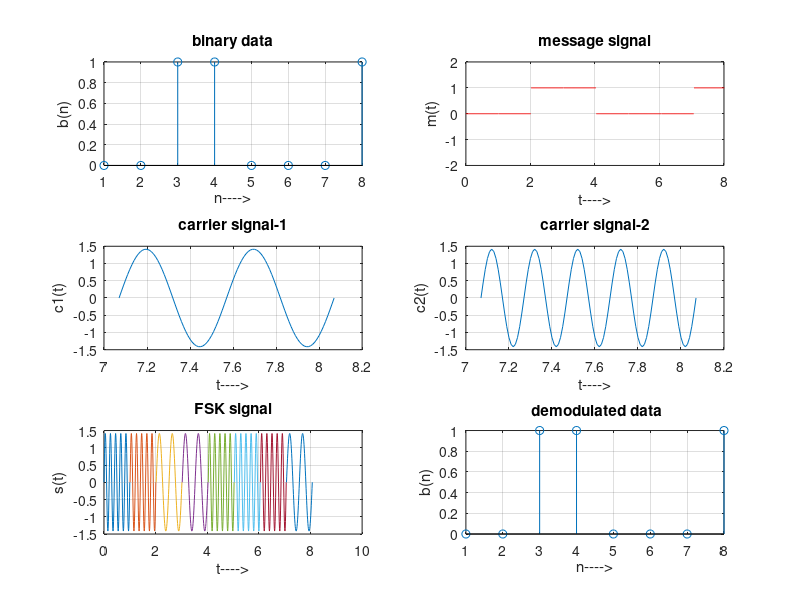

Write MATLAB code to recreate this figure.
% FSK Modulation
clc;
clear all;
close all;
%generate carrier signal
Tb=1;
fc1=2;
fc2=5;
t=0:(Tb/100):Tb;
c1=sqrt(2/Tb)*sin(2*pi*fc1*t);
c2=sqrt(2/Tb)*sin(2*pi*fc2*t);
%generate message signal
N=8;
m=rand(1,N);
t1=0; t2=Tb
for i=1:N
t=[t1:(Tb/100):t2]
if m(i)>0.5
m(i)=1;
m_s=ones(1,length(t));
invm_s=zeros(1,length(t));
else
m(i)=0;
m_s=zeros(1,length(t));
invm_s=ones(1,length(t));
end
message(i,:)=m_s;
%Multiplier
fsk_sig1(i,:)=c1.*m_s;
fsk_sig2(i,:)=c2.*invm_s;
fsk=fsk_sig1+fsk_sig2;
%plotting the message signal and the modulated signal
subplot(3,2,2);
axis([0 N -2 2]);
plot(t,message(i,:),'r');
title('message signal');
xlabel('t---->');
ylabel('m(t)');
grid on; hold on;
subplot(3,2,5);plot(t,fsk(i,:));
title('FSK signal');xlabel('t---->');ylabel('s(t)');
grid on; hold on;
t1=t1+(Tb+.01); t2=t2+(Tb+.01);
end
hold off
%Plotting binary data bits and carrier signal
subplot(3,2,1); stem(m);
title('binary data'); xlabel('n---->'); ylabel('b(n)');
grid on;
subplot(3,2,3); plot(t,c1);
title('carrier signal-1'); xlabel('t---->'); ylabel('c1(t)');
grid on;
subplot(3,2,4); plot(t,c2);
title('carrier signal-2'); xlabel('t---->'); ylabel('c2(t)');
grid on;
% FSK Demodulation
t1=0; t2=Tb
for i=1:N
t=[t1:(Tb/100):t2]
% correlator
x1=sum(c1.*fsk_sig1(i,:));
x2=sum(c2.*fsk_sig2(i,:));
x=x1-x2;
%decision device
if x>0
demod(i)=1;
else
demod(i)=0;
end
t1=t1+(Tb+.01);
t2=t2+(Tb+.01);
end
%Plotting the demodulated data bits
subplot(3,2,6);
stem(demod);
title(' demodulated data'); xlabel('n---->'); ylabel('b(n)');
grid on;
